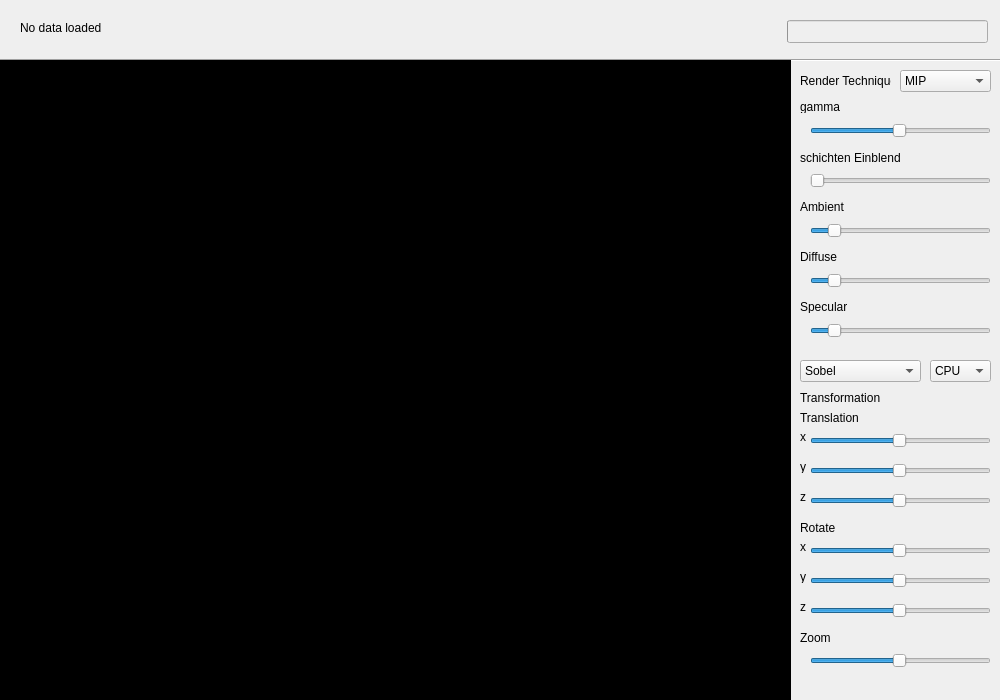
<?xml version="1.0" encoding="UTF-8"?>
<ui version="4.0">
 <class>MainWindow</class>
 <widget class="QMainWindow" name="MainWindow">
  <property name="geometry">
   <rect>
    <x>0</x>
    <y>0</y>
    <width>1000</width>
    <height>700</height>
   </rect>
  </property>
  <property name="windowTitle">
   <string>Visualisierung 1</string>
  </property>
  <widget class="QWidget" name="centralwidget">
   <widget class="QLabel" name="labelTop">
    <property name="geometry">
     <rect>
      <x>20</x>
      <y>20</y>
      <width>1001</width>
      <height>16</height>
     </rect>
    </property>
    <property name="text">
     <string>No data loaded</string>
    </property>
   </widget>
   <widget class="QProgressBar" name="progressBar">
    <property name="enabled">
     <bool>false</bool>
    </property>
    <property name="geometry">
     <rect>
      <x>787</x>
      <y>20</y>
      <width>201</width>
      <height>23</height>
     </rect>
    </property>
    <property name="value">
     <number>0</number>
    </property>
    <property name="textVisible">
     <bool>false</bool>
    </property>
   </widget>
   <widget class="Line" name="line">
    <property name="geometry">
     <rect>
      <x>0</x>
      <y>50</y>
      <width>1011</width>
      <height>20</height>
     </rect>
    </property>
    <property name="orientation">
     <enum>Qt::Horizontal</enum>
    </property>
   </widget>
   <widget class="GLWidget" name="openGLWidget" native="true">
    <property name="geometry">
     <rect>
      <x>0</x>
      <y>60</y>
      <width>791</width>
      <height>641</height>
     </rect>
    </property>
    <property name="styleSheet">
     <string notr="true">background-color: rgb(0, 0, 0);</string>
    </property>
   </widget>
   <widget class="QComboBox" name="renderTechnique">
    <property name="geometry">
     <rect>
      <x>900</x>
      <y>70</y>
      <width>91</width>
      <height>22</height>
     </rect>
    </property>
    <item>
     <property name="text">
      <string>MIP</string>
     </property>
    </item>
    <item>
     <property name="text">
      <string>Alpha</string>
     </property>
    </item>
    <item>
     <property name="text">
      <string>Average</string>
     </property>
    </item>
    <item>
     <property name="text">
      <string>MIDA</string>
     </property>
    </item>
    <item>
     <property name="text">
      <string>First Hit</string>
     </property>
    </item>
    <item>
     <property name="text">
      <string>Gradient</string>
     </property>
    </item>
    <item>
     <property name="text">
      <string>Pass through</string>
     </property>
    </item>
   </widget>
   <widget class="QLabel" name="label_renderTechnique">
    <property name="geometry">
     <rect>
      <x>800</x>
      <y>70</y>
      <width>91</width>
      <height>21</height>
     </rect>
    </property>
    <property name="text">
     <string>Render Technique</string>
    </property>
   </widget>
   <widget class="QLabel" name="label_transforamtion">
    <property name="geometry">
     <rect>
      <x>800</x>
      <y>390</y>
      <width>91</width>
      <height>16</height>
     </rect>
    </property>
    <property name="text">
     <string>Transformation</string>
    </property>
   </widget>
   <widget class="QLabel" name="label_translation">
    <property name="geometry">
     <rect>
      <x>800</x>
      <y>410</y>
      <width>71</width>
      <height>16</height>
     </rect>
    </property>
    <property name="text">
     <string>Translation</string>
    </property>
   </widget>
   <widget class="QSlider" name="translationX">
    <property name="geometry">
     <rect>
      <x>810</x>
      <y>430</y>
      <width>181</width>
      <height>22</height>
     </rect>
    </property>
    <property name="sliderPosition">
     <number>49</number>
    </property>
    <property name="orientation">
     <enum>Qt::Horizontal</enum>
    </property>
   </widget>
   <widget class="QSlider" name="translationY">
    <property name="geometry">
     <rect>
      <x>810</x>
      <y>460</y>
      <width>181</width>
      <height>22</height>
     </rect>
    </property>
    <property name="sliderPosition">
     <number>49</number>
    </property>
    <property name="orientation">
     <enum>Qt::Horizontal</enum>
    </property>
   </widget>
   <widget class="QSlider" name="translationZ">
    <property name="geometry">
     <rect>
      <x>810</x>
      <y>490</y>
      <width>181</width>
      <height>22</height>
     </rect>
    </property>
    <property name="sliderPosition">
     <number>49</number>
    </property>
    <property name="orientation">
     <enum>Qt::Horizontal</enum>
    </property>
   </widget>
   <widget class="QLabel" name="label_rotation">
    <property name="geometry">
     <rect>
      <x>800</x>
      <y>520</y>
      <width>71</width>
      <height>16</height>
     </rect>
    </property>
    <property name="text">
     <string>Rotate</string>
    </property>
   </widget>
   <widget class="QSlider" name="rotationY">
    <property name="geometry">
     <rect>
      <x>810</x>
      <y>570</y>
      <width>181</width>
      <height>22</height>
     </rect>
    </property>
    <property name="sliderPosition">
     <number>49</number>
    </property>
    <property name="orientation">
     <enum>Qt::Horizontal</enum>
    </property>
   </widget>
   <widget class="QSlider" name="rotationX">
    <property name="geometry">
     <rect>
      <x>810</x>
      <y>540</y>
      <width>181</width>
      <height>22</height>
     </rect>
    </property>
    <property name="sliderPosition">
     <number>49</number>
    </property>
    <property name="orientation">
     <enum>Qt::Horizontal</enum>
    </property>
   </widget>
   <widget class="QSlider" name="rotationZ">
    <property name="geometry">
     <rect>
      <x>810</x>
      <y>600</y>
      <width>181</width>
      <height>22</height>
     </rect>
    </property>
    <property name="sliderPosition">
     <number>49</number>
    </property>
    <property name="orientation">
     <enum>Qt::Horizontal</enum>
    </property>
   </widget>
   <widget class="QLabel" name="label_zoom">
    <property name="geometry">
     <rect>
      <x>800</x>
      <y>630</y>
      <width>71</width>
      <height>16</height>
     </rect>
    </property>
    <property name="text">
     <string>Zoom</string>
    </property>
   </widget>
   <widget class="QSlider" name="zoom">
    <property name="geometry">
     <rect>
      <x>810</x>
      <y>650</y>
      <width>181</width>
      <height>22</height>
     </rect>
    </property>
    <property name="sliderPosition">
     <number>49</number>
    </property>
    <property name="orientation">
     <enum>Qt::Horizontal</enum>
    </property>
   </widget>
   <widget class="QLabel" name="label_gama">
    <property name="geometry">
     <rect>
      <x>800</x>
      <y>100</y>
      <width>47</width>
      <height>13</height>
     </rect>
    </property>
    <property name="text">
     <string>gamma</string>
    </property>
   </widget>
   <widget class="QSlider" name="gamma">
    <property name="geometry">
     <rect>
      <x>810</x>
      <y>120</y>
      <width>181</width>
      <height>22</height>
     </rect>
    </property>
    <property name="sliderPosition">
     <number>49</number>
    </property>
    <property name="orientation">
     <enum>Qt::Horizontal</enum>
    </property>
   </widget>
   <widget class="QLabel" name="label_2">
    <property name="geometry">
     <rect>
      <x>800</x>
      <y>460</y>
      <width>47</width>
      <height>13</height>
     </rect>
    </property>
    <property name="text">
     <string>y</string>
    </property>
   </widget>
   <widget class="QLabel" name="label_3">
    <property name="geometry">
     <rect>
      <x>800</x>
      <y>490</y>
      <width>47</width>
      <height>13</height>
     </rect>
    </property>
    <property name="text">
     <string>z</string>
    </property>
   </widget>
   <widget class="QLabel" name="label_4">
    <property name="geometry">
     <rect>
      <x>800</x>
      <y>430</y>
      <width>47</width>
      <height>13</height>
     </rect>
    </property>
    <property name="text">
     <string>x</string>
    </property>
   </widget>
   <widget class="QLabel" name="label_5">
    <property name="geometry">
     <rect>
      <x>800</x>
      <y>540</y>
      <width>47</width>
      <height>13</height>
     </rect>
    </property>
    <property name="text">
     <string>x</string>
    </property>
   </widget>
   <widget class="QLabel" name="label_6">
    <property name="geometry">
     <rect>
      <x>800</x>
      <y>600</y>
      <width>47</width>
      <height>13</height>
     </rect>
    </property>
    <property name="text">
     <string>z</string>
    </property>
   </widget>
   <widget class="QLabel" name="label_7">
    <property name="geometry">
     <rect>
      <x>800</x>
      <y>570</y>
      <width>47</width>
      <height>13</height>
     </rect>
    </property>
    <property name="text">
     <string>y</string>
    </property>
   </widget>
   <widget class="QSlider" name="schichtenEinblenden">
    <property name="geometry">
     <rect>
      <x>810</x>
      <y>170</y>
      <width>181</width>
      <height>22</height>
     </rect>
    </property>
    <property name="value">
     <number>0</number>
    </property>
    <property name="sliderPosition">
     <number>0</number>
    </property>
    <property name="orientation">
     <enum>Qt::Horizontal</enum>
    </property>
   </widget>
   <widget class="QLabel" name="label_schichtenEinblenden">
    <property name="geometry">
     <rect>
      <x>800</x>
      <y>150</y>
      <width>101</width>
      <height>16</height>
     </rect>
    </property>
    <property name="text">
     <string>schichten Einblenden</string>
    </property>
   </widget>
   <widget class="QLabel" name="label_ambient">
    <property name="geometry">
     <rect>
      <x>800</x>
      <y>200</y>
      <width>47</width>
      <height>13</height>
     </rect>
    </property>
    <property name="text">
     <string>Ambient</string>
    </property>
   </widget>
   <widget class="QSlider" name="ambient">
    <property name="geometry">
     <rect>
      <x>810</x>
      <y>220</y>
      <width>181</width>
      <height>22</height>
     </rect>
    </property>
    <property name="maximum">
     <number>99</number>
    </property>
    <property name="value">
     <number>10</number>
    </property>
    <property name="sliderPosition">
     <number>10</number>
    </property>
    <property name="orientation">
     <enum>Qt::Horizontal</enum>
    </property>
   </widget>
   <widget class="QLabel" name="label_diffuse">
    <property name="geometry">
     <rect>
      <x>800</x>
      <y>250</y>
      <width>47</width>
      <height>13</height>
     </rect>
    </property>
    <property name="text">
     <string>Diffuse</string>
    </property>
   </widget>
   <widget class="QSlider" name="diffuse">
    <property name="geometry">
     <rect>
      <x>810</x>
      <y>270</y>
      <width>181</width>
      <height>22</height>
     </rect>
    </property>
    <property name="value">
     <number>10</number>
    </property>
    <property name="sliderPosition">
     <number>10</number>
    </property>
    <property name="orientation">
     <enum>Qt::Horizontal</enum>
    </property>
   </widget>
   <widget class="QLabel" name="label_specular">
    <property name="geometry">
     <rect>
      <x>800</x>
      <y>300</y>
      <width>47</width>
      <height>13</height>
     </rect>
    </property>
    <property name="text">
     <string>Specular</string>
    </property>
   </widget>
   <widget class="QSlider" name="specular">
    <property name="geometry">
     <rect>
      <x>810</x>
      <y>320</y>
      <width>181</width>
      <height>22</height>
     </rect>
    </property>
    <property name="value">
     <number>10</number>
    </property>
    <property name="sliderPosition">
     <number>10</number>
    </property>
    <property name="orientation">
     <enum>Qt::Horizontal</enum>
    </property>
   </widget>
   <widget class="QComboBox" name="gradientModeCalc">
    <property name="geometry">
     <rect>
      <x>800</x>
      <y>360</y>
      <width>121</width>
      <height>22</height>
     </rect>
    </property>
    <item>
     <property name="text">
      <string>Sobel</string>
     </property>
    </item>
    <item>
     <property name="text">
      <string>CentralDifference</string>
     </property>
    </item>
   </widget>
   <widget class="QComboBox" name="gradientModeTarget">
    <property name="geometry">
     <rect>
      <x>930</x>
      <y>360</y>
      <width>61</width>
      <height>22</height>
     </rect>
    </property>
    <item>
     <property name="text">
      <string>CPU</string>
     </property>
    </item>
    <item>
     <property name="text">
      <string>GPU</string>
     </property>
    </item>
   </widget>
  </widget>
  <action name="actionOpen">
   <property name="text">
    <string>Open ...</string>
   </property>
  </action>
  <action name="actionClose">
   <property name="text">
    <string>Close</string>
   </property>
  </action>
 </widget>
 <customwidgets>
  <customwidget>
   <class>GLWidget</class>
   <extends>QWidget</extends>
   <header>glwidget.h</header>
  </customwidget>
 </customwidgets>
 <resources/>
 <connections/>
</ui>
